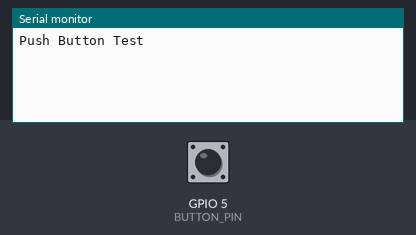
This program was run on a simulated ESP32. Parts: the last lines printed to the serial monitor. The test bench sets the inputs (shaded band); at power-on: GPIO 5 (BUTTON_PIN) HIGH.

Above: at 1.2 s.
1.3 s: GPIO 5 (BUTTON_PIN) pulled LOW for 0.15 s
At 1.43 s:
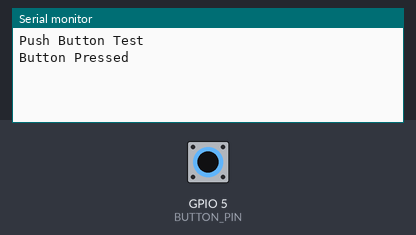
At 2.5 s:
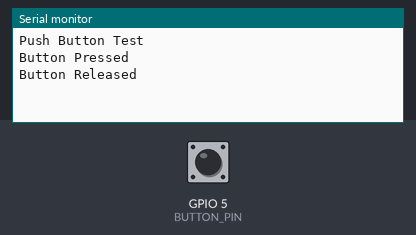

The program:

main.cpp
```cpp
#include <Arduino.h>
const int BUTTON_PIN = 5; // You can use GPIO 4, 5, 18, etc.

// Variable to store the last known state of the button
int lastButtonState = HIGH;

void setup() {
  // Initialize serial communication at 115200 baud
  Serial.begin(115200);
  Serial.println("Push Button Test");

  // Configure the button pin as an INPUT with internal pull-up resistor
  // This keeps the pin HIGH when the button is NOT pressed.
  pinMode(BUTTON_PIN, INPUT_PULLUP);
}

void loop() {
  // Read the current state of the button
  int currentButtonState = digitalRead(BUTTON_PIN);

  // Check if the state has changed
  if (currentButtonState != lastButtonState) {

    // If the state went from HIGH to LOW, the button was pressed
    if (currentButtonState == LOW) {
      Serial.println("Button Pressed");
    }
    // If the state went from LOW to HIGH, the button was released
    else {
      Serial.println("Button Released");
    }

    // Save the current state for the next loop iteration
    lastButtonState = currentButtonState;

    // Small delay to debounce (prevent mechanical flicker)
    delay(50);
  }
}
```

Measured:
- after the input at 1.3 s, the serial monitor: prints a new line at once (image 1)
